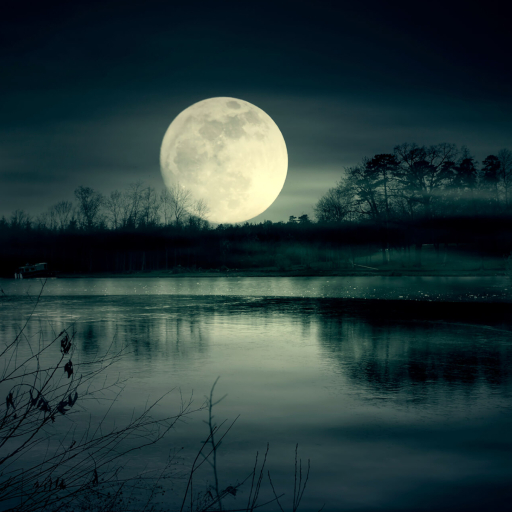
#> input picture DIP_LAB/Solve_of_Qs_2/moon.bmp, 512 x 512 px
$ jupyter execute 2.ipynb
#> lines starting #> are read from the running program, lines starting #| are printed output that depends on the picture
[cell 1]
import cv2
import matplotlib.pyplot as plt
import numpy as np

[cell 2]
img = cv2.imread("moon.bmp", cv2.IMREAD_GRAYSCALE)
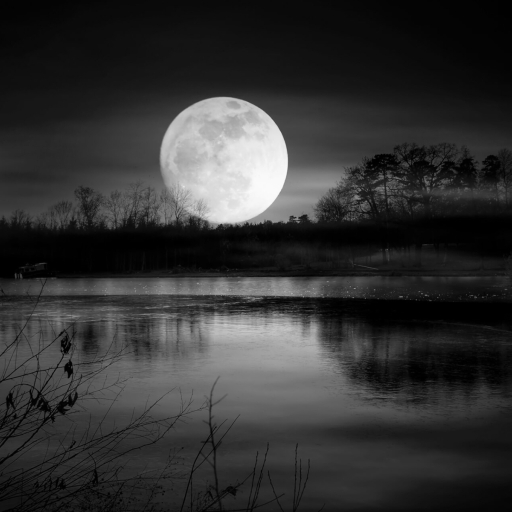
#> img: shape (512, 512); min 0, max 251, mean 50.5
plt.imshow(img,cmap='gray')

[cell 3]
x = np.asarray(img)
print(f"Image shape: {img.shape}\n")
#| Image shape: (512, 512)
print(x)
#> (printed output is left out)

hx= np.zeros(256)
for i in range(len(x)):
    for j in range(len(x[i])):
        hx[x[i,j]] = hx[x[i,j]] + 1
#> after the loop, hx = 256 values, max 7427 at index 10, min 0 at index 252, mean 1024

[cell 4]
plt.bar(range(256), hx, width=1, color = 'grey', alpha = 0.8)
plt.title("Histogram of Original Image")
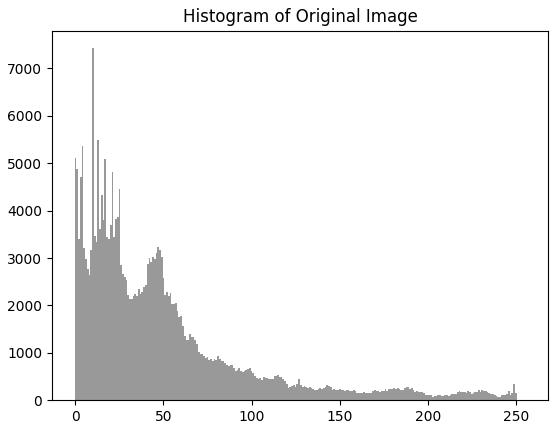
#> figure drawn by matplotlib, 1 panel; tallest bar 7427 high, from x = 9.5 to 10.5

[cell 5]
A = 100
B = 150
FX = 50

arr2d = []
for i in range(len(x)):
    arr = []
    for j in range(len(x[i])):
        if x[i,j] >= A and x[i,j] <= B:
            arr.append(x[i,j] + FX)
        else :
            arr.append(x[i,j])
    arr2d.append(arr)
#> after the loop, arr2d = 512 items
nwIX = np.asarray(arr2d)
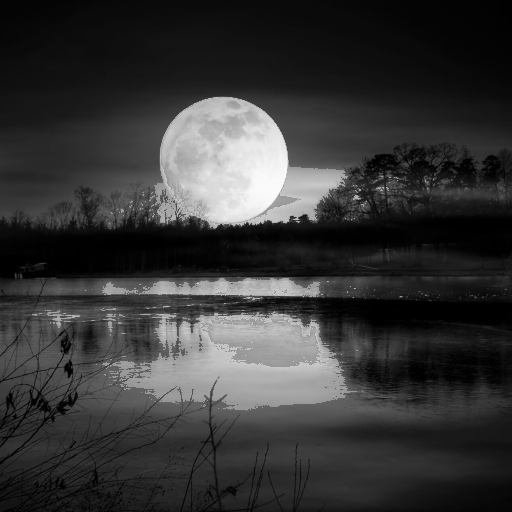
#> nwIX: shape (512, 512) int64; min 0, max 251, mean 53.9

A

[cell 6]
cv2.imwrite("AfterChanedIntensity.bmp", nwIX)
#> Out = True

[cell 7]
newImg2 = cv2.imread("AfterChanedIntensity.bmp",cv2.IMREAD_GRAYSCALE)
plt.subplot(1,2,2)
plt.imshow(newImg2, cmap = "gray")
plt.title("Image after Enhance Brightness (specific range)")
plt.subplot(1,2,1)
plt.imshow(img, cmap = "gray")
plt.title("Original Image")
plt.tight_layout()
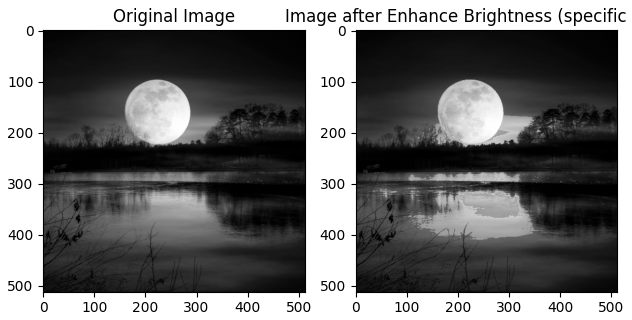
#> figure drawn by matplotlib, 2 panels

[cell 8]
hNIx= np.zeros(256)
for i in range(len(nwIX)):
    for j in range(len(nwIX[i])):
        hNIx[int(nwIX[i,j])] = hNIx[int(nwIX[i,j])] + 1
#> after the loop, hNIx = 256 values, max 7427 at index 10, min 0 at index 100, mean 1024

plt.subplot(2,1,1)
plt.bar(range(256), hx, width=1, color = 'grey', alpha = 0.8)
plt.title("Histogram of Original Image")
plt.subplot(2,1,2)
plt.bar(range(256), hNIx, width=1, color = 'grey', alpha = 0.8)
plt.title("Histogram of Reduced Image")
plt.tight_layout()
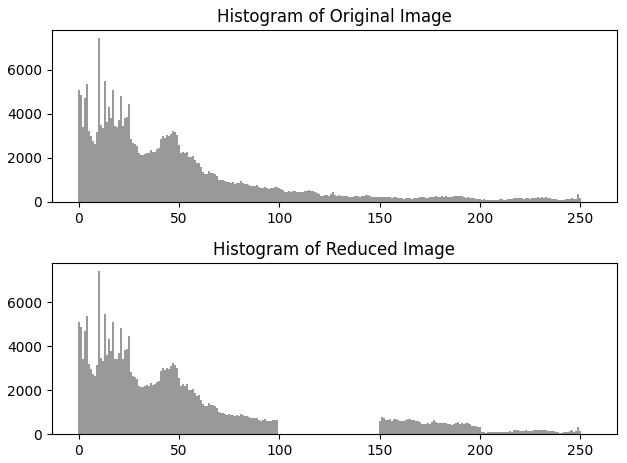
#> figure drawn by matplotlib, 2 panels; panel 1: tallest bar 7427 high, from x = 9.5 to 10.5; panel 2: tallest bar 7427 high, from x = 9.5 to 10.5

$ run again, with DIP_LAB/Solve_of_Qs_2/0.bmp copied over DIP_LAB/Solve_of_Qs_2/moon.bmp
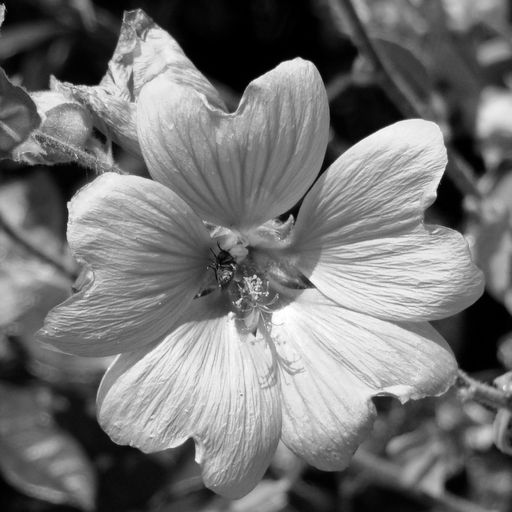
#> input picture DIP_LAB/Solve_of_Qs_2/0.bmp, 512 x 512 px
#> img is the input picture: shape (512, 512); min 0, max 255, mean 116.6
#| Image shape: (512, 512)
#> (printed output is left out)
#> after the loop `for i in range(len(x)):`: hx = 256 values, max 4400 at index 0, min 30 at index 254, mean 1024
#> `[cell 4] plt.bar(range(256), hx, width=1, color = 'grey', alpha = 0.8)..`:
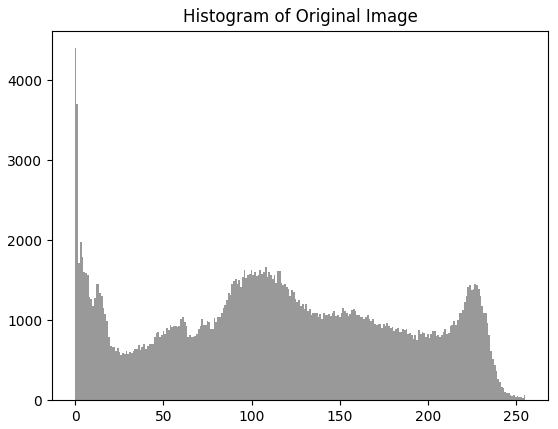
#> figure drawn by matplotlib, 1 panel; tallest bar 4400 high, from x = -0.5 to 0.5
#> after the loop `for i in range(len(x)):`: arr2d = 512 items
#> Out = True
#> after the loop `for i in range(len(nwIX)):`: hNIx = 256 values, max 4400 at index 0, min 0 at index 100, mean 1024
#> `[cell 8] hNIx= np.zeros(256) for i in range(len(nwIX)): for j in range..`:
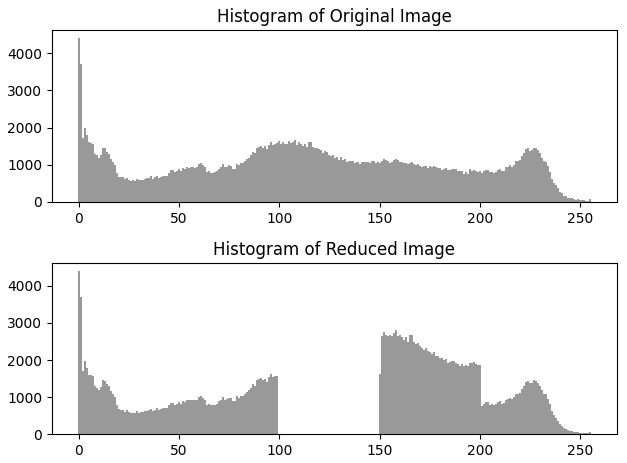
#> figure drawn by matplotlib, 2 panels; panel 1: tallest bar 4400 high, from x = -0.5 to 0.5; panel 2: tallest bar 4400 high, from x = -0.5 to 0.5
